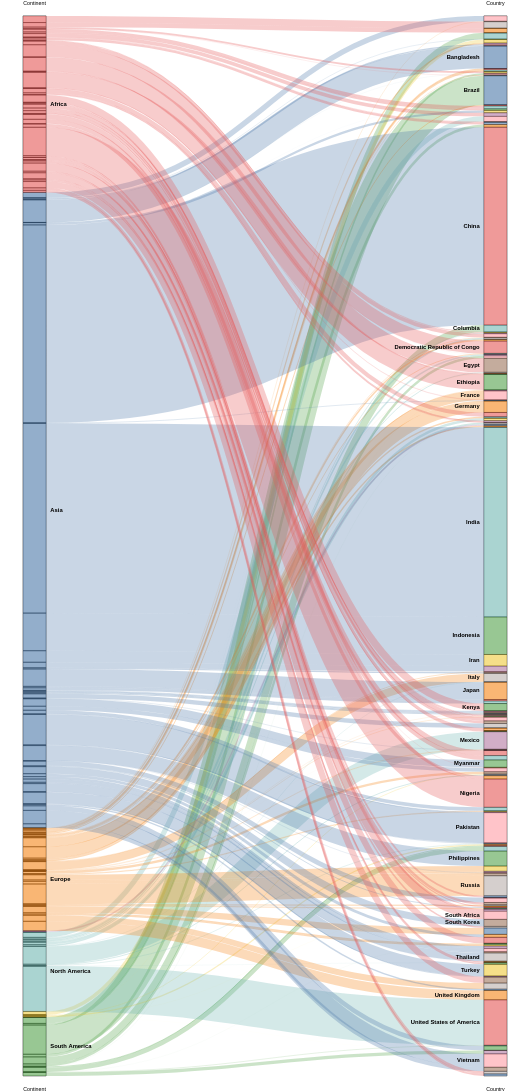

Write a Vega-Lite specification for this figure.
### Vega specification from a JSON file in a GitHub repository (floating-point values rounded to 4 significant figures; data arrays with more than 128 entries replaced by an {"elided": "..."} marker saying what was removed)
{"$schema": "https://vega.github.io/schema/vega/v3.0.json", "height": 3000, "width": 1000, "data": [{"name": "rawData", "values": {"elided": "194 records"}, "transform": [{"type": "formula", "expr": "datum.stk1", "as": "stk1"}, {"type": "formula", "expr": "datum.stk2", "as": "stk2"}, {"type": "formula", "expr": "datum.doc_count", "as": "size"}]}, {"name": "nodes", "source": "rawData", "transform": [{"type": "filter", "expr": "!groupSelector || groupSelector.stk1 == datum.stk1 || groupSelector.stk2 == datum.stk2"}, {"type": "formula", "expr": "datum.stk1+datum.stk2", "as": "key"}, {"type": "fold", "fields": ["stk1", "stk2"], "as": ["stack", "grpId"]}, {"type": "formula", "expr": "datum.stack == 'stk1' ? datum.stk1+' '+datum.stk2 : datum.stk2+' '+datum.stk1", "as": "sortField"}, {"type": "stack", "groupby": ["stack"], "sort": {"field": "sortField", "order": "descending"}, "field": "size"}, {"type": "formula", "expr": "(datum.y0+datum.y1)/2", "as": "yc"}]}, {"name": "groups", "source": "nodes", "transform": [{"type": "aggregate", "groupby": ["stack", "grpId"], "fields": ["size"], "ops": ["sum"], "as": ["total"]}, {"type": "stack", "groupby": ["stack"], "sort": {"field": "grpId", "order": "descending"}, "field": "total"}, {"type": "formula", "expr": "scale('y', datum.y0)", "as": "scaledY0"}, {"type": "formula", "expr": "scale('y', datum.y1)", "as": "scaledY1"}, {"type": "formula", "expr": "datum.stack == 'stk1'", "as": "rightLabel"}, {"type": "formula", "expr": "datum.total/domain('y')[1]", "as": "percentage"}]}, {"name": "destinationNodes", "source": "nodes", "transform": [{"type": "filter", "expr": "datum.stack == 'stk2'"}]}, {"name": "edges", "source": "nodes", "transform": [{"type": "filter", "expr": "datum.stack == 'stk1'"}, {"type": "lookup", "from": "destinationNodes", "key": "key", "fields": ["key"], "as": ["target"]}, {"type": "linkpath", "orient": "horizontal", "shape": "diagonal", "sourceY": {"expr": "scale('y', datum.yc)"}, "sourceX": {"expr": "scale('x', 'stk1') + bandwidth('x')"}, "targetY": {"expr": "scale('y', datum.target.yc)"}, "targetX": {"expr": "scale('x', 'stk2')"}}, {"type": "formula", "expr": "range('y')[0]-scale('y', datum.size)", "as": "strokeWidth"}, {"type": "formula", "expr": "datum.size/domain('y')[1]", "as": "percentage"}]}], "scales": [{"name": "x", "type": "band", "range": "width", "domain": ["stk1", "stk2"], "paddingOuter": 0.05, "paddingInner": 0.95}, {"name": "y", "type": "linear", "range": "height", "domain": {"data": "nodes", "field": "y1"}}, {"name": "color", "type": "ordinal", "range": "category", "domain": {"data": "rawData", "fields": ["stk1", "stk2"]}}, {"name": "stackNames", "type": "ordinal", "range": ["Continent", "Country"], "domain": ["stk1", "stk2"]}], "axes": [{"orient": "bottom", "scale": "x", "domain": false, "ticks": false, "labelPadding": 20, "encode": {"labels": {"update": {"text": {"scale": "stackNames", "field": "value", "fontWeight": "bold", "fontSize": 14}}}}}, {"orient": "top", "scale": "x", "domain": false, "ticks": false, "labelPadding": 20, "encode": {"labels": {"update": {"text": {"scale": "stackNames", "field": "value", "fontWeight": "bold", "fontSize": 14}}}}}, {"orient": "left", "scale": "y", "labels": false, "domain": false, "ticks": false}], "marks": [{"type": "rect", "from": {"data": "nodes"}, "encode": {"enter": {"stroke": {"value": "#000"}, "strokeWidth": {"value": 1}, "width": {"scale": "x", "band": 1}, "x": {"scale": "x", "field": "stack"}, "y": {"field": "y0", "scale": "y"}, "y2": {"field": "y1", "scale": "y"}}}}, {"type": "path", "name": "edgeMark", "from": {"data": "edges"}, "clip": true, "encode": {"update": {"stroke": [{"test": "groupSelector && groupSelector.stack=='stk1'", "scale": "color", "field": "stk2"}, {"scale": "color", "field": "stk1"}], "strokeWidth": {"field": "strokeWidth"}, "path": {"field": "path"}, "strokeOpacity": {"signal": "!groupSelector && (groupHover.stk1 == datum.stk1 || groupHover.stk2 == datum.stk2) ? 0.9 : 0.3"}, "zindex": {"signal": "!groupSelector && (groupHover.stk1 == datum.stk1 || groupHover.stk2 == datum.stk2) ? 1 : 0"}, "tooltip": {"signal": "datum.stk1 + ' → ' + datum.stk2 + '    ' + format(datum.size, ',.0f') + '   (' + format(datum.percentage, '.1%') + ')'"}}, "hover": {"strokeOpacity": {"value": 1}}}}, {"type": "rect", "name": "groupMark", "from": {"data": "groups"}, "encode": {"enter": {"fill": {"scale": "color", "field": "grpId"}, "width": {"scale": "x", "band": 1}}, "update": {"x": {"scale": "x", "field": "stack"}, "y": {"field": "scaledY0"}, "y2": {"field": "scaledY1"}, "fillOpacity": {"value": 0.6}, "tooltip": {"signal": "datum.grpId + '   ' + format(datum.total, ',.0f') + '   (' + format(datum.percentage, '.1%') + ')'"}}, "hover": {"fillOpacity": {"value": 1}}}}, {"type": "text", "from": {"data": "groups"}, "interactive": false, "encode": {"update": {"x": {"signal": "scale('x', datum.stack) + (datum.rightLabel ? bandwidth('x') + 8 : -8)"}, "yc": {"signal": "(datum.scaledY0 + datum.scaledY1)/2"}, "align": {"signal": "datum.rightLabel ? 'left' : 'right'"}, "baseline": {"value": "middle"}, "fontWeight": {"value": "bold"}, "text": {"signal": "abs(datum.scaledY0-datum.scaledY1) > 13 ? datum.grpId : ''"}}}}, {"type": "group", "data": [{"name": "dataForShowAll", "values": [{}], "transform": [{"type": "filter", "expr": "groupSelector"}]}], "encode": {"enter": {"xc": {"signal": "width/2"}, "y": {"value": 30}, "width": {"value": 80}, "height": {"value": 30}}}, "marks": [{"type": "group", "name": "groupReset", "from": {"data": "dataForShowAll"}, "encode": {"enter": {"cornerRadius": {"value": 6}, "fill": {"value": "#f5f5f5"}, "stroke": {"value": "#c1c1c1"}, "strokeWidth": {"value": 2}, "height": {"field": {"group": "height"}}, "width": {"field": {"group": "width"}}}, "update": {"opacity": {"value": 1}}, "hover": {"opacity": {"value": 0.7}}}, "marks": [{"type": "text", "interactive": false, "encode": {"enter": {"xc": {"field": {"group": "width"}, "mult": 0.5}, "yc": {"field": {"group": "height"}, "mult": 0.5, "offset": 2}, "align": {"value": "center"}, "baseline": {"value": "middle"}, "fontWeight": {"value": "bold"}, "text": {"value": "Show All"}}}}]}]}], "signals": [{"name": "groupHover", "value": {}, "on": [{"events": "@groupMark:mouseover", "update": "{stk1:datum.stack=='stk1' && datum.grpId, stk2:datum.stack=='stk2' && datum.grpId}"}, {"events": "mouseout", "update": "{}"}]}, {"name": "groupSelector", "value": false, "on": [{"events": "@groupMark:click!", "update": "{stack:datum.stack, stk1:datum.stack=='stk1' && datum.grpId, stk2:datum.stack=='stk2' && datum.grpId}"}, {"events": [{"type": "click", "markname": "groupReset"}, {"type": "dblclick"}], "update": "false"}]}]}
